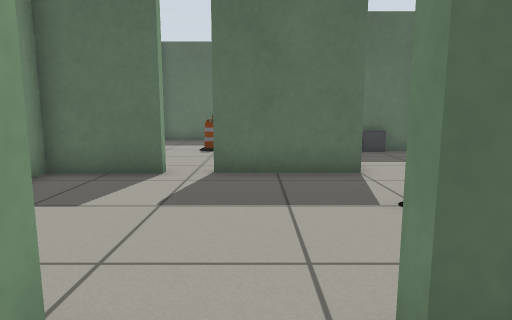
View 1 (above)

16 first-person views from a walk through a Gazebo world. The camera is 0.71 m above the floor, tilts 8° down and sees 75° across. The floor is counted in squares, 0.5 m on a side. Each view is taken from the middle of a square. On the plan, view 1 faces up. The plan holds only what a view shows up to about 15 squares ahead; the rest is blank. Robots are left out.

View 2
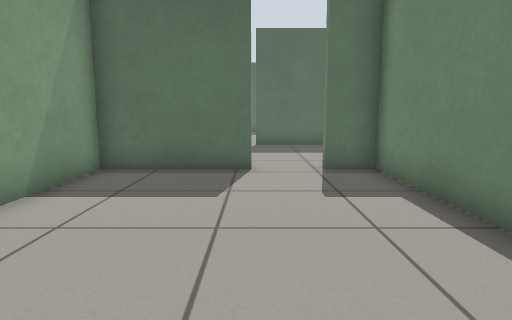

View 3
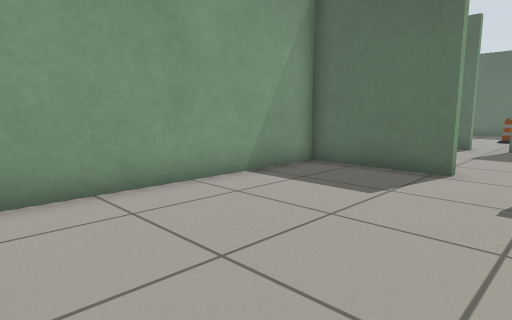

View 4
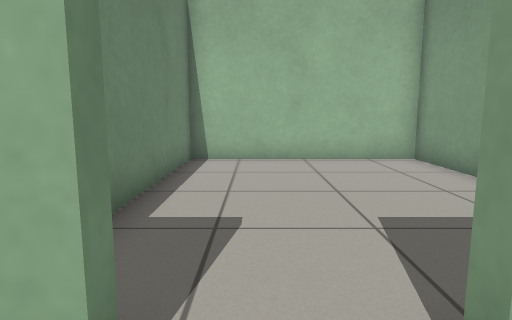

View 5
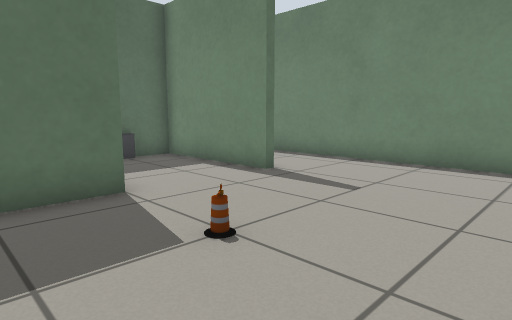

View 6
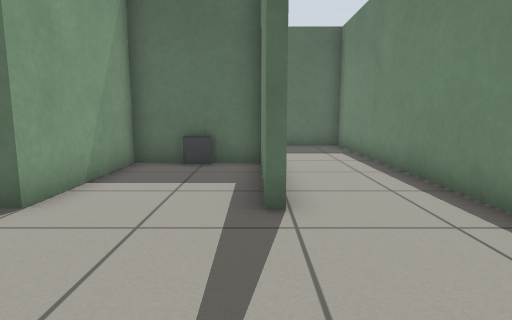

View 7
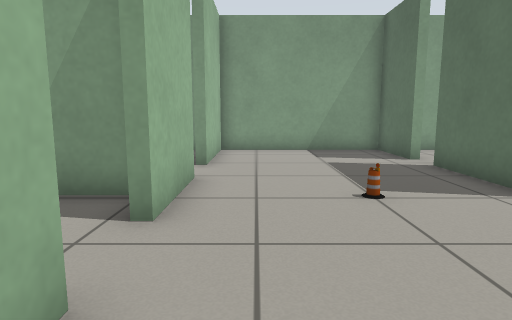

View 8
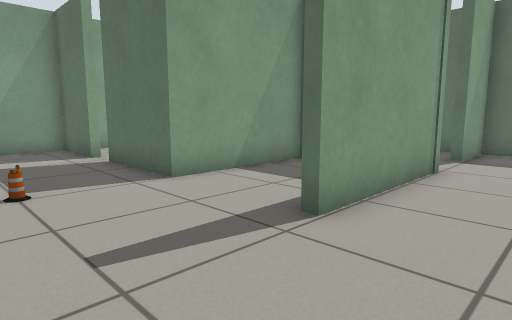

View 9
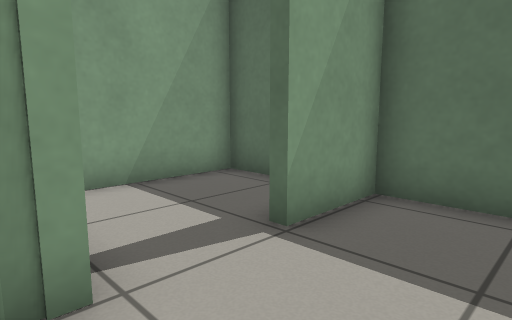

View 10
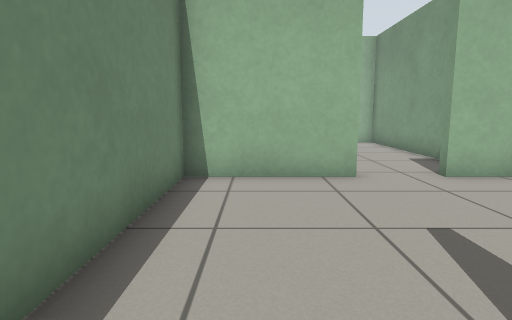

View 11
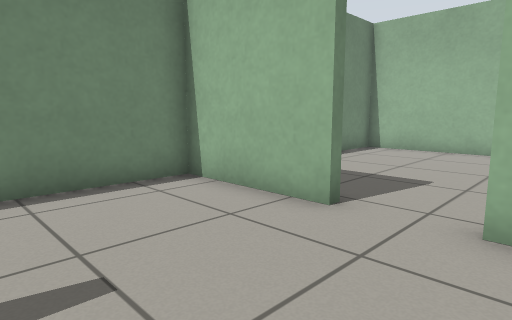

View 12
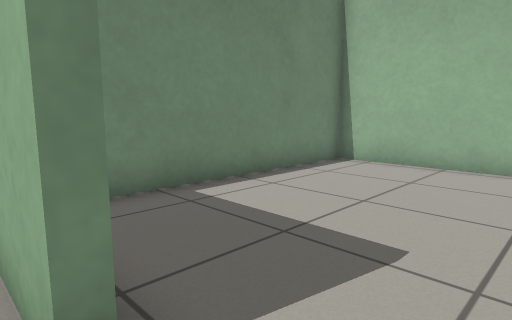

View 13
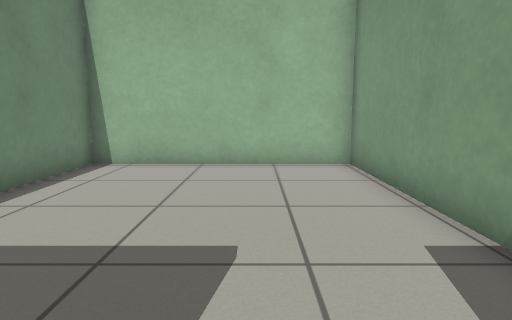

View 14
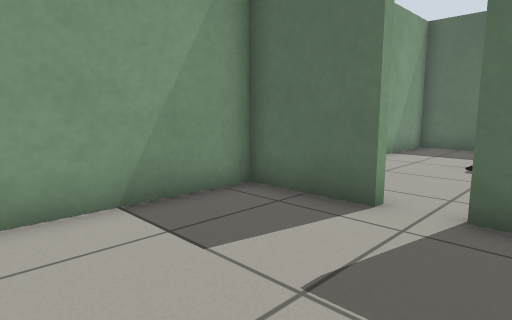

View 15
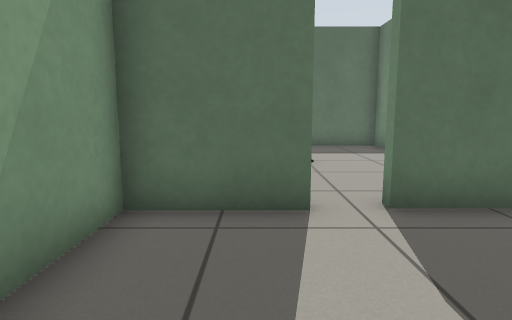

View 16
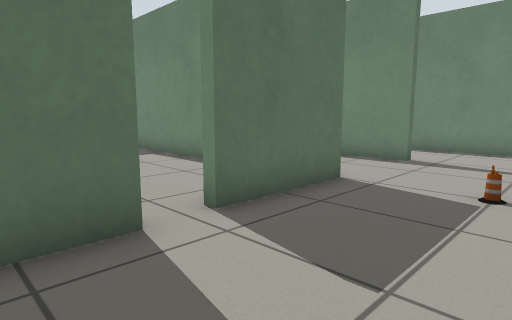

### Floor plan
Ten units are one square. View 1 is at (0, 0); x grows to the right and y downward. Boxes are objects, and circles mark ways between rooms. Rooms are numbered by the first view taken in them; rooms with no view inside come last. Other rooms are left out.
<svg viewBox="-54 -181 155 259">
<path fill="none" stroke="#000" d="M-11 -16 -11 -13 -49 -13 -49 73 20 73 20 -13 7 -13M61 -77 61 -125 25 -125 25 -78 -10 -78M58 -13 58 -16 96 -16 96 -176 64 -176 64 -151 60 -151M-21 -78 -49 -78 -49 -16 -11 -16M64 -129 64 -77M7 -13 7 -16 37 -16 37 -13M23 -9 23 73 96 73 96 1M-49 -100 -49 -90M22 -125 22 -176 -6 -176M-30 -176 -49 -176 -49 -142M55 -176 25 -176 25 -140"/>
<rect x="15" y="-55" width="10" height="10" fill="#bbb"><title>barrel</title></rect>
<rect x="35" y="-125" width="10" height="10" fill="#bbb"><title>cinder block</title></rect>
<rect x="-25" y="-135" width="10" height="10" fill="#bbb"><title>barrel</title></rect>
<circle cx="-5" cy="-10" r="3" fill="#2a7"/>
<circle cx="45" cy="-10" r="3" fill="#2a7"/>
<circle cx="-15" cy="-80" r="3" fill="#2a7"/>
<circle cx="60" cy="-145" r="3" fill="#2a7"/>
<text x="-10" y="30">1</text>
<text x="40" y="-70">2</text>
<text x="60" y="30">3</text>
<text x="-20" y="-130">4</text>
<text x="40" y="-160">5</text>
</svg>
Room 1 opens to room 2. Room 2 opens to room 3. Room 2 opens to room 4. Room 2 opens to room 5.

Where each view was taken, in squares from view 1:
view 1: 0 up, 0 right, facing up
view 2: 7 down, 1 left, facing up
view 3: 7 down, 1 right, facing up-left
view 4: 3 up, 0 right, facing down
view 5: 2 up, 0 right, facing up-right
view 6: 3 up, 6 right, facing up
view 7: 3 up, 8 right, facing left
view 8: 4 up, 9 right, facing up-left
view 9: 12 up, 9 right, facing up-left
view 10: 9 up, 8 right, facing down
view 11: 6 up, 3 right, facing down-right
view 12: 2 up, 4 right, facing down-right
view 13: 2 up, 5 right, facing down
view 14: 3 up, 0 right, facing up-left
view 15: 3 up, 3 left, facing up
view 16: 4 up, 4 left, facing up-right
